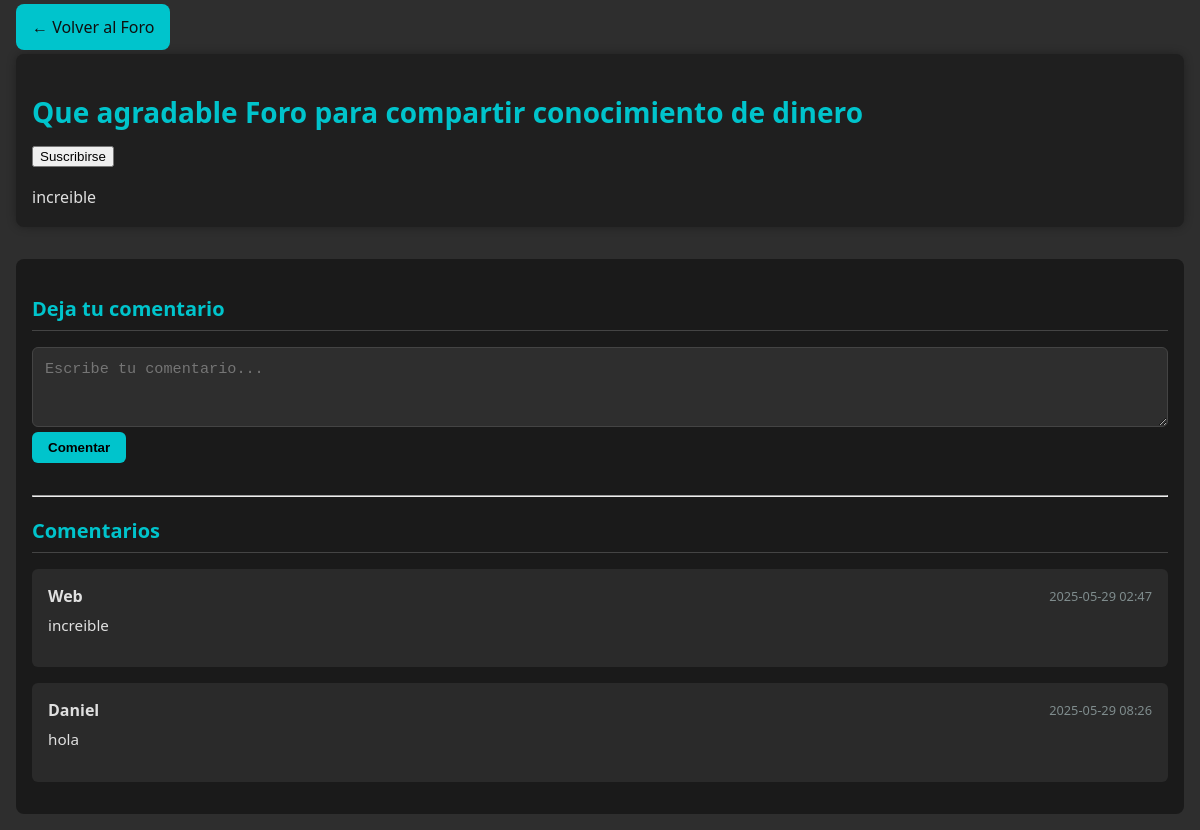
The app's page /publicaciones/1 (signed in) with its own data.
### modelos/publicacion.py (models this page shows, shortened)
class Publicacion(db.Model):
    __tablename__ = 'publicaciones'
    id = Column(Integer, primary_key=True)
    titulo = Column(String(200), nullable=False)
    contenido = Column(Text, nullable=False)
    fecha_creacion = Column(DateTime, default=datetime.utcnow)
    usuario_id = Column(Integer, ForeignKey('usuarios.id', ondelete='CASCADE'))
    usuario = relationship("Usuario", back_populates="publicaciones")
    comentarios = relationship("Comentario", back_populates="publicacion", cascade="all, delete-orphan")
    suscripciones = relationship("Suscripcion", back_populates="publicacion", cascade="all, delete-orphan")

### modelos/comentario.py (models this page shows, shortened)
class Comentario(db.Model):
    __tablename__ = 'comentarios'
    id = Column(Integer, primary_key=True)
    contenido = Column(Text, nullable=False)
    fecha_creacion = Column(DateTime, default=datetime.utcnow)
    usuario_id = Column(Integer, ForeignKey('usuarios.id', ondelete='CASCADE'))
    publicacion_id = Column(Integer, ForeignKey('publicaciones.id', ondelete='CASCADE'))
    usuario = relationship("Usuario", back_populates="comentarios")
    publicacion = relationship("Publicacion", back_populates="comentarios")

### modelos/usuario.py (models this page shows, shortened)
class Usuario(db.Model):
    __tablename__ = 'usuarios'
    id = db.Column(db.Integer, primary_key=True)
    nombre = db.Column(db.String(100), nullable=False)
    activo = db.Column(db.Boolean, default=True)
    correo = db.Column(db.String(100), unique=True, nullable=False)
    contrasena = db.Column(db.String(255), nullable=False)
    cuentas_bancarias = relationship("CuentaBancaria", back_populates="usuario", passive_deletes=True)
    comentarios = relationship("Comentario", back_populates="usuario", passive_deletes=True)
    notificaciones = relationship("Notificacion", back_populates="usuario", passive_deletes=True)
    publicaciones = relationship("Publicacion", back_populates="usuario", passive_deletes=True)
    suscripciones = relationship("Suscripcion", back_populates="usuario", cascade="all, delete-orphan")
    siguiendo = relationship("SuscripcionAutor", foreign_keys="[SuscripcionAutor.subscriber_id]", back_populates="suscriptor", cascade="all, delete-orphan")
    seguidores = relationship("SuscripcionAutor", foreign_keys="[SuscripcionAutor.autor_id]", back_populates="autor", cascade="all, delete-orphan")

### rutas/publicacion_rutas.py (the view)
@publicacion_rutas.route('/<int:publicacion_id>', methods=['GET'])
def ver_publicacion(publicacion_id):
    publicacion = current_app.comunidad_facade.obtener_publicacion(publicacion_id)
    return render_template('publicacion_detalle.html', publicacion=publicacion)

### servicios/FinanzasFacade.py (called while the page is built)
    def obtener_publicacion(self, publicacion_id: int):
        return self.publicacion_servicio.obtener_publicacion_o_404(publicacion_id)

### servicios/base_datos.py (called while the page is built)
    def obtener_por_id(self, modelo, id_):
        return self.session.query(modelo).get(id_)

### servicios/publicacion_servicio.py (called while the page is built)
    def obtener_publicacion_o_404(self, publicacion_id: int):
        publicacion = self.repositorio.obtener_por_id(Publicacion, publicacion_id)
        if not publicacion:
            abort(404, description="Publicación no encontrada")
        return publicacion

### templates/publicacion_detalle.html (shortened to what this page needs)
<!DOCTYPE html>
<html lang="en">
<head>
  <link rel="stylesheet" href="{{ url_for('static', filename='css/comentario.css') }}">
</head>
<body>
  <div class="page-content">
    <p><a href="{{ url_for('publicacion_rutas.foro') }}" class="btn btn-sm btn-primary">
      ← Volver al Foro
    </a></p>
    <article>
      <h1>
        <a href="{{ url_for('publicacion_rutas.ver_publicacion', publicacion_id=publicacion.id) }}">
          {{ publicacion.titulo }}
        </a>
    {% if session.usuario_id and session.usuario_id != publicacion.usuario.id %}
    {% set seguidores_ids = publicacion.usuario.seguidores
                             | map(attribute='subscriber_id')
                             | list %}
    {% if session.usuario_id %}
      {% if session.usuario_id in seguidores_ids %}
<form action="{{ url_for('autor_rutas.desuscribir_autor',
                          autor_id=publicacion.usuario.id,
                          from_pub=publicacion.id) }}"
      method="post">
          <button type="submit" class="btn btn-sm btn-outline-danger">
            Desuscribirse
          </button>
        </form>
      {% else %}
<form action="{{ url_for('autor_rutas.suscribir_autor',
                          autor_id=publicacion.usuario.id,
                          from_pub=publicacion.id) }}"
      method="post">
          <button type="submit" class="btn btn-sm btn-outline-primary">
            Suscribirse
          </button>
        </form>
      {% endif %}
    {% endif %}
{% endif %}
      </h1>
      <div class="mt-4">
        {{ publicacion.contenido }}
      </div>
    </article>
    <section id="comments" class="comments-section">
      <h3>Deja tu comentario</h3>
      <form class="comment-form"
            action="{{ url_for('publicacion_rutas.crear_comentario', publicacion_id=publicacion.id) }}"
            method="post">
        <div class="form-group">
          <textarea name="contenido"
                    rows="3"
                    placeholder="Escribe tu comentario..."
                    required>{{ request.form.contenido or '' }}</textarea>
        </div>
        <button type="submit">Comentar</button>
      </form>
      <hr>
      <h3>Comentarios</h3>
      <div class="comments-list">
        {% if publicacion.comentarios %}
          {% for c in publicacion.comentarios %}
            <div class="comment">
              <div class="comment-header">
                <h5>{{ c.usuario.nombre }}</h5>
                <small>{{ c.fecha_creacion.strftime('%Y-%m-%d %H:%M') }}</small>
              </div>
              <div class="comment-body">
                <p>{{ c.contenido }}</p>
              </div>
            </div>
          {% endfor %}
        {% else %}
          <p>No hay comentarios aún. ¡Sé el primero!</p>
        {% endif %}
      </div>
    </section>
  </div>
</body>
</html>

### static/css/comentario.css (style rules this page uses)
body { background-color: #2e2e2e; color: #e0e0e0; font-family: 'Segoe UI', Tahoma, Geneva, Verdana, sans-serif; margin: 0; padding: 0; }
.page-content { max-width: 1200px; margin: 2rem auto; padding: 0 1rem; }
article { background-color: #1f1f1f; padding: 1.5rem; border-radius: 8px; box-shadow: 0 0 10px rgba(0,0,0,0.3); margin-bottom: 2rem; }
article h1 { margin-bottom: 1rem; font-size: 1.75rem; }
article h1 a { color: #00c4cc; text-decoration: none; }
article .mt-4 { margin-top: 1rem; line-height: 1.6; }
.btn-primary { background-color: #00c4cc; color: #0f0f0f; border: none; padding: 0.75rem 1rem; border-radius: 8px; cursor: pointer; margin-bottom: 2.5rem; transition: background 0.3s; text-decoration: none; }
.comments-section { background-color: #1a1a1a; padding: 1.5rem; border-radius: 8px; }
.comments-section h3 { color: #00c4cc; margin-bottom: 1rem; font-size: 1.25rem; border-bottom: 1px solid #444; padding-bottom: 0.5rem; }
.comment-form { margin-bottom: 2rem; }
.comment-form .form-group textarea { box-sizing: border-box; width: 100%; max-width: 100%; background-color: #2e2e2e; border: 1px solid #444; border-radius: 6px; color: #e0e0e0; padding: 0.75rem; font-size: 0.95rem; resize: vertical; }
.comment-form button { background-color: #00c4cc; color: black; border: none; padding: 0.5rem 1rem; border-radius: 6px; font-weight: bold; cursor: pointer; }
.comments-list { margin-top: 1rem; }
.comment { background-color: #2a2a2a; padding: 1rem; border-radius: 6px; margin-bottom: 1rem; }
.comment-header { display: flex; justify-content: space-between; align-items: center; }
.comment-header h5 { font-size: 1rem; margin: 0; color: #e0e0e0; }
.comment-header small { color: #7f8c8d; font-size: 0.8rem; }
.comment-body p { margin-top: 0.5rem; font-size: 0.95rem; line-height: 1.4; }
@media (max-width: 1200px) { .page-content { margin: 1rem; padding: 0; } }
@media (max-width: 1200px) { article, .comments-section { padding: 1rem; } }

### records on screen
Publicacion: titulo "Que agradable Foro para compartir conocimiento de dinero", contenido "increible"
Comentario: usuario.nombre "Web", fecha_creacion "2025-05-29 02:47", contenido "increible"
Comentario: usuario.nombre "Daniel", fecha_creacion "2025-05-29 08:26", contenido "hola"
